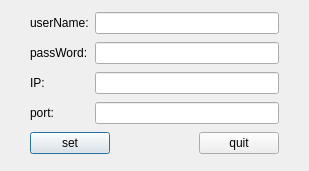
<?xml version="1.0" encoding="UTF-8"?>
<ui version="4.0">
 <class>DatabaseConnectDialog</class>
 <widget class="QDialog" name="DatabaseConnectDialog">
  <property name="geometry">
   <rect>
    <x>0</x>
    <y>0</y>
    <width>309</width>
    <height>171</height>
   </rect>
  </property>
  <property name="windowTitle">
   <string>Dialog</string>
  </property>
  <layout class="QGridLayout" name="gridLayout">
   <property name="leftMargin">
    <number>30</number>
   </property>
   <property name="topMargin">
    <number>10</number>
   </property>
   <property name="rightMargin">
    <number>30</number>
   </property>
   <property name="bottomMargin">
    <number>10</number>
   </property>
   <item row="0" column="0">
    <widget class="QLabel" name="label">
     <property name="text">
      <string>userName:</string>
     </property>
    </widget>
   </item>
   <item row="0" column="1">
    <widget class="QLineEdit" name="lineEdit_userName"/>
   </item>
   <item row="1" column="0">
    <widget class="QLabel" name="label_2">
     <property name="text">
      <string>passWord:</string>
     </property>
    </widget>
   </item>
   <item row="1" column="1">
    <widget class="QLineEdit" name="lineEdit_passWord"/>
   </item>
   <item row="2" column="0">
    <widget class="QLabel" name="label_3">
     <property name="text">
      <string>IP:</string>
     </property>
    </widget>
   </item>
   <item row="2" column="1">
    <widget class="QLineEdit" name="lineEdit_ip"/>
   </item>
   <item row="3" column="0">
    <widget class="QLabel" name="label_4">
     <property name="text">
      <string>port:</string>
     </property>
    </widget>
   </item>
   <item row="3" column="1">
    <widget class="QLineEdit" name="lineEdit_port"/>
   </item>
   <item row="4" column="0" colspan="2">
    <layout class="QHBoxLayout" name="horizontalLayout">
     <item>
      <widget class="QPushButton" name="pushButto_connect">
       <property name="text">
        <string>set</string>
       </property>
      </widget>
     </item>
     <item>
      <spacer name="horizontalSpacer">
       <property name="orientation">
        <enum>Qt::Horizontal</enum>
       </property>
       <property name="sizeHint" stdset="0">
        <size>
         <width>40</width>
         <height>20</height>
        </size>
       </property>
      </spacer>
     </item>
     <item>
      <widget class="QPushButton" name="pushButton_quit">
       <property name="text">
        <string>quit</string>
       </property>
      </widget>
     </item>
    </layout>
   </item>
  </layout>
 </widget>
 <resources/>
 <connections/>
</ui>
